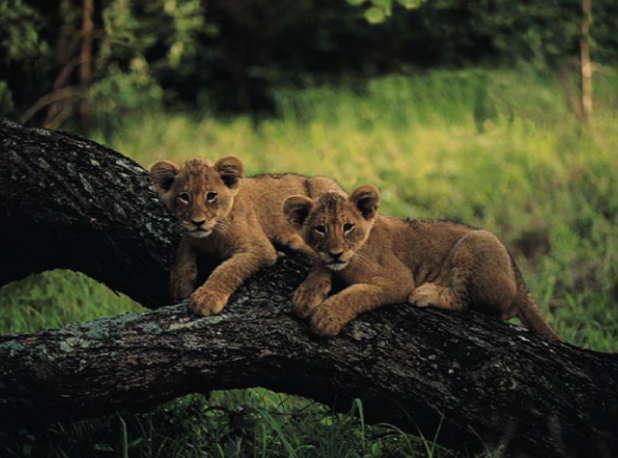
#> input picture aula_pratica_01/input3.png, 618 x 458 px
$ python 3_unsharp.py
#> lines starting #> are read from the running program, lines starting #| are printed output that depends on the picture; long printed decimals are rounded
import cv2
import numpy as np

# pip install opencv-python

imagem = cv2.imread("input3.png", cv2.IMREAD_GRAYSCALE)
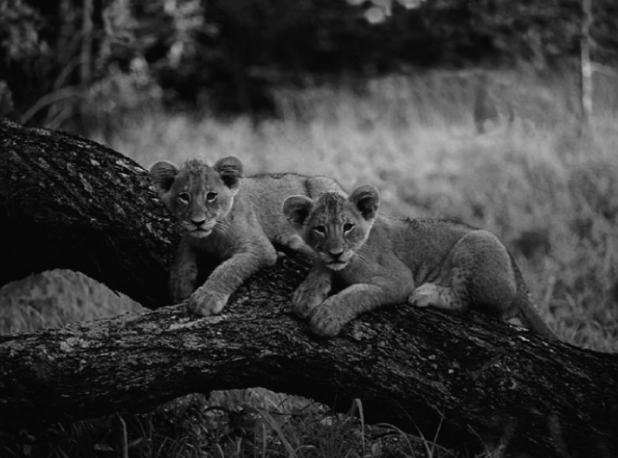
#> imagem: shape (458, 618); min 2, max 187, mean 56.1

cv2.imshow("Imagem Original", imagem)
cv2.waitKey(0)
cv2.destroyAllWindows()

# ============================================================
# 2. Unsharp MASK
# ============================================================
#
# A ideia da Unsharp Mask e:
#
# 1. Criar uma versao borrada da imagem
# 2. Calcular os detalhes:
#
#       mascara = original - borrada
#
# 3. Somar esses detalhes novamente na imagem:
#
#       sharpened = original + quantidade * mascara
# ============================================================


# ============================================================
# 3. CRIANDO UMA IMAGEM SUAVIZADA
# ============================================================


sigma = 2.0

imagem_blur = cv2.GaussianBlur(
    imagem,
    (0, 0),
    sigmaX=sigma,
    sigmaY=sigma
)

print("\n========== GAUSSIAN BLUR ==========")
print("Sigma:", sigma)
print("Shape:", imagem_blur.shape)
#| Shape: (458, 618)
print("Media:", imagem_blur.mean())
#| Media: 56.146

cv2.imshow("Original", imagem)
cv2.imshow("Gaussian Blur", imagem_blur)

cv2.waitKey(0)
cv2.destroyAllWindows()


# ============================================================
# 4. CALCULANDO A MASCARA DE DETALHES
# ============================================================


imagem_float = imagem.astype(np.float32)
blur_float = imagem_blur.astype(np.float32)

mascara = imagem_float - blur_float
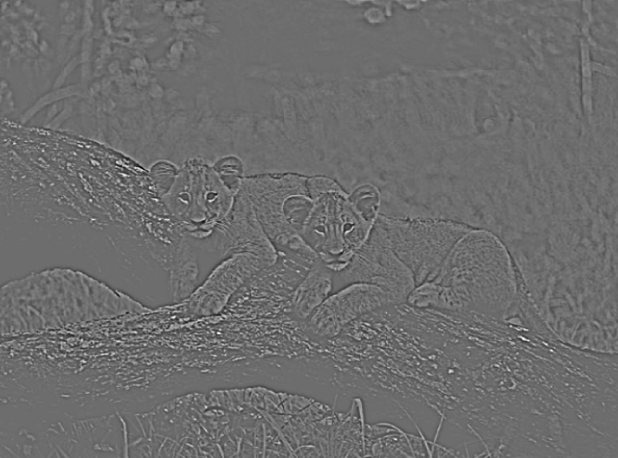
#> mascara: shape (458, 618) float32; min -74, max 98, mean 0; drawn with min black and max white

print("\n========== MASCARA UNSHARP ==========")
print("Tipo:", mascara.dtype)
#| Tipo: float32
print("Valor minimo:", mascara.min())
#| Valor minimo: -74.0
print("Valor maximo:", mascara.max())
#| Valor maximo: 98.0
print("Media:", mascara.mean())
#| Media: -0.001608

print("\nPequena regiao da mascara:")
print(mascara[100:105, 100:105])
#| [[-1. -3. -3. -2. -2.]
#|  [ 1. -1. -3. -3. -3.]
#|  [ 0.  0. -1. -1. -1.]
#|  [-2. -1.  0.  2.  2.]
#|  [-2. -1.  0.  4.  5.]]


# ============================================================
# 5. VISUALIZANDO A MASCARA
# ============================================================

mascara_visual = cv2.convertScaleAbs(mascara)
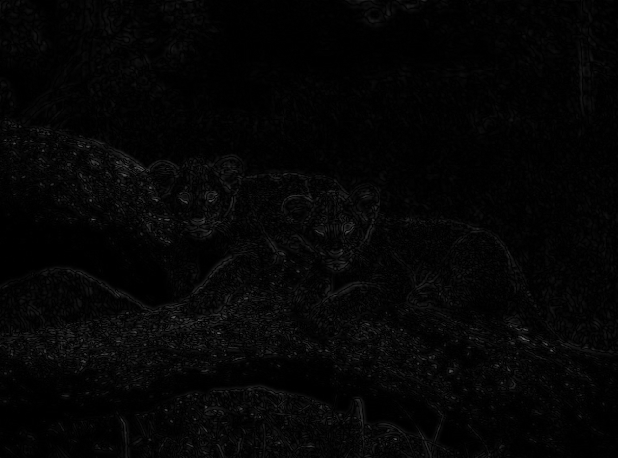
#> mascara_visual: shape (458, 618); min 0, max 98, mean 5

cv2.imshow("Original", imagem)
cv2.imshow("Mascara de detalhes", mascara_visual)

cv2.waitKey(0)
cv2.destroyAllWindows()


# ============================================================
# 6. APLICANDO A UNSHARP MASK
# ============================================================
#
# sharpened = original + quantidade * mascara
#
# quantidade:
#
# 0.5 -> nitidez suave
# 1.0 -> nitidez moderada
# 2.0 -> nitidez forte
#
# ============================================================

quantidade = 1.0

imagem_sharp = imagem_float + quantidade * mascara
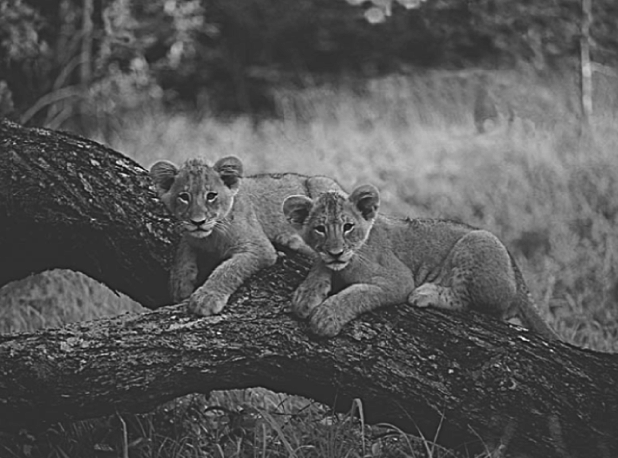
#> imagem_sharp: shape (458, 618) float32; min -55, max 268, mean 56.1; drawn with min black and max white

# Limita os valores entre 0 e 255
imagem_sharp = np.clip(imagem_sharp, 0, 255)

# Converte novamente para uint8
imagem_sharp = imagem_sharp.astype(np.uint8)

print("\n========== UNSHARP MASK ==========")
print("Quantidade:", quantidade)
print("Shape:", imagem_sharp.shape)
#| Shape: (458, 618)
print("Tipo:", imagem_sharp.dtype)
#| Tipo: uint8
print("Valor minimo:", imagem_sharp.min())
#| Valor minimo: 0
print("Valor maximo:", imagem_sharp.max())
#| Valor maximo: 255
print("Media:", imagem_sharp.mean())
#| Media: 56.294

cv2.imshow("Original", imagem)
cv2.imshow("Unsharp Mask", imagem_sharp)

cv2.waitKey(0)
cv2.destroyAllWindows()


# ============================================================
# 7. TESTANDO DIFERENTES INTENSIDADES
# ============================================================

quantidade_05 = 0.5
quantidade_10 = 1.0
quantidade_20 = 2.0


sharp_05 = imagem_float + quantidade_05 * mascara
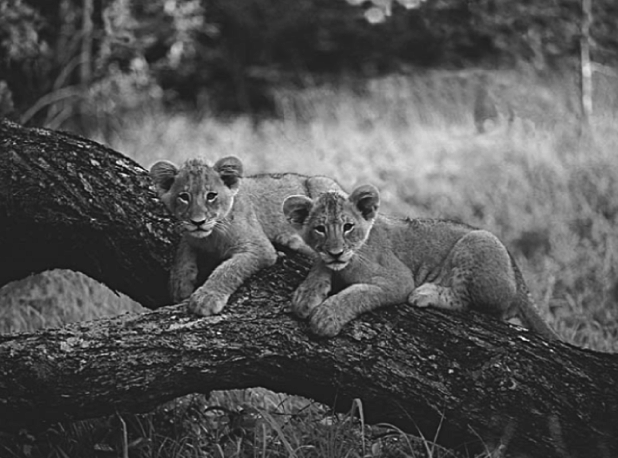
#> sharp_05: shape (458, 618) float32; min -25, max 219, mean 56.1; drawn with min black and max white
sharp_05 = np.clip(sharp_05, 0, 255)
sharp_05 = sharp_05.astype(np.uint8)


sharp_10 = imagem_float + quantidade_10 * mascara
sharp_10 = np.clip(sharp_10, 0, 255)
sharp_10 = sharp_10.astype(np.uint8)


sharp_20 = imagem_float + quantidade_20 * mascara
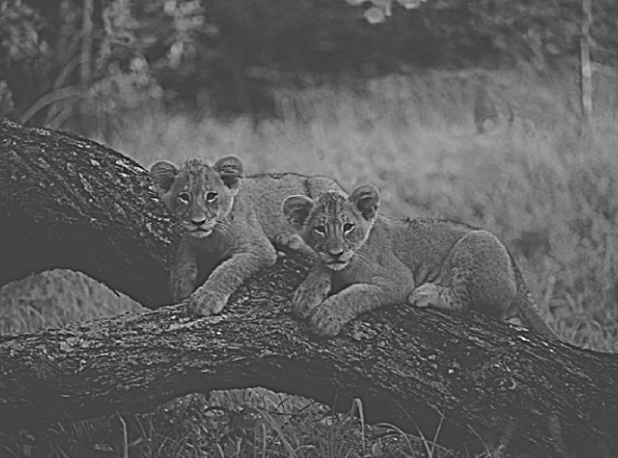
#> sharp_20: shape (458, 618) float32; min -126, max 366, mean 56.1; drawn with min black and max white
sharp_20 = np.clip(sharp_20, 0, 255)
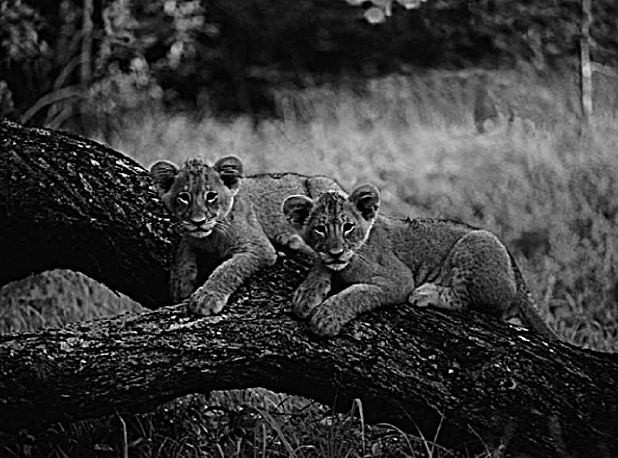
#> sharp_20: shape (458, 618) float32; min 0, max 255, mean 57
sharp_20 = sharp_20.astype(np.uint8)


print("\n========== DIFERENTES INTENSIDADES ==========")
print("Quantidade 0.5 -> nitidez suave")
print("Quantidade 1.0 -> nitidez moderada")
print("Quantidade 2.0 -> nitidez forte")

cv2.imshow("Original", imagem)
cv2.imshow("Unsharp 0.5", sharp_05)
cv2.imshow("Unsharp 1.0", sharp_10)
cv2.imshow("Unsharp 2.0", sharp_20)

cv2.waitKey(0)
cv2.destroyAllWindows()


# ============================================================
# 8. ALTERANDO O SIGMA DO GAUSSIAN BLUR
# ============================================================


for sigma in [0.5, 1.0, 2.0, 4.0]:

    blur = cv2.GaussianBlur(
        imagem,
        (0, 0),
        sigmaX=sigma
    )

    mascara_sigma = (
        imagem.astype(np.float32)
        - blur.astype(np.float32)
    )

    resultado = (
        imagem.astype(np.float32)
        + mascara_sigma
    )

    resultado = np.clip(
        resultado,
        0,
        255
    ).astype(np.uint8)

    print("\nSigma:", sigma)
    print("Min:", resultado.min())
    print("Max:", resultado.max())
    print("Media:", resultado.mean())

    cv2.imshow(
        f"Unsharp sigma = {sigma}",
        resultado
    )

    cv2.waitKey(0)
    cv2.destroyAllWindows()
#> this loop made 4 passes
#| Min: 0
#| Max: 194
#| Media: 56.147
#| Min: 0
#| Max: 220
#| Media: 56.164
#| Min: 0
#| Max: 255
#| Media: 56.294
#| Min: 0
#> (further printed lines are left out)


# ============================================================
# 9. IMPLEMENTACAO MAIS DIRETA COM addWeighted
# ============================================================
#
# A formula:
#
# original + amount * (original - blur)
#
# pode ser reorganizada como:
#
# (1 + amount) * original - amount * blur
#
# O OpenCV permite fazer isso usando addWeighted().
#
# ============================================================

amount = 1.0
sigma = 2.0

blur = cv2.GaussianBlur(
    imagem,
    (0, 0),
    sigmaX=sigma
)

unsharp_opencv = cv2.addWeighted(
    imagem,
    1.0 + amount,
    blur,
    -amount,
    0
)

print("\n========== UNSHARP COM addWeighted ==========")
print("Amount:", amount)
print("Sigma:", sigma)

cv2.imshow("Original", imagem)
cv2.imshow("Blur", blur)
cv2.imshow("Unsharp addWeighted", unsharp_opencv)

cv2.waitKey(0)
cv2.destroyAllWindows()
